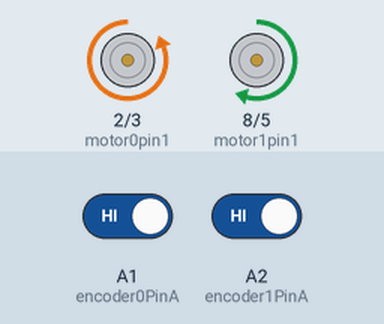
The sketch below on a simulated Arduino Uno, built with avr-gcc and run on an emulated ATmega328P. On the bench: motor-driver pin pairs drawn as motors (green arrow = first pin HIGH = forward, orange = second pin HIGH = backward, longer = more drive). Inputs (shaded band) come from the test bench; at power-on: A1 (encoder0PinA) HIGH, A2 (encoder1PinA) HIGH. What the sketch prints to the serial monitor is not drawn.

Above: at 0.1 s.
At 0.6 s:
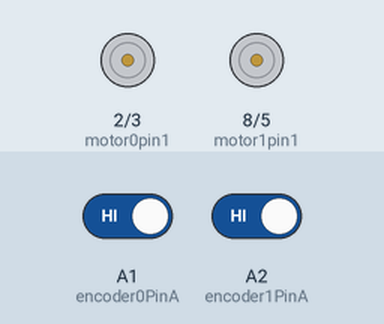
At 1.1 s:
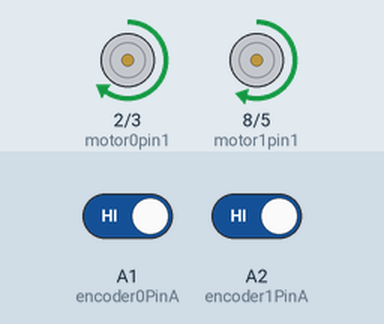
At 2.1 s:
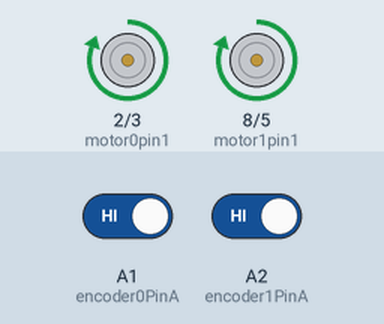
Timing chart, 0 to 3.6 s (numbered marks = the images above):
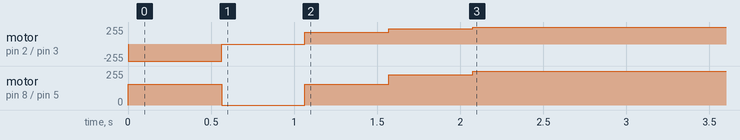

The sketch:

encoder_position.ino
```cpp
/* Control the travelling distance and direction of Minibot
 *  with linear velocity calculated from encoder data and
 *  angular velocity determined by experiment.
 *
 *  Modified based on the PID code in motor.ino
 */

#include <elapsedMillis.h>
elapsedMillis timeElapsed;

int val;
//Regulates two motors to spin at same speed for encoder of motor one
int encoder0PinA = A1; //J3 motor on board
//int encoder0PinB = 4;
int encoder0Pos = 0; //Motor's angular position read by the encoder
int encoder0PinALast = LOW;

//for encoder for motor two
int encoder1PinA = A2; //J4 motor on board
int encoder1Pos = 0;
int encoder1PinALast = LOW;

//int encoderCountpRev = 360;
//setpoint is turn rate to compare to/reach
int setpoint = 120; //(degrees/sec)
double Integral0 = 0; //accumulated error with motors from desired number of turns
double Integral1 = 0; //accumulated error with motors from desired number of turns
int n = LOW;
int m = LOW;

//for driver for IN1 and IN2 for motor one
int motor0pin1 = 2; // J3 on Board
int motor0pin2 = 3; //pwm (controls voltage signals) pin
int pwm0 = 80; //123
int digital0 = 1; //0?

//for driver for IN1 and IN2 for motor two
int motor1pin1 = 8; // J4 on Board
int motor1pin2 = 5; //pwm pin
int pwm1 = 80; //123
int digital1 = 1; //0?

int encoder0PrevCount = 0;
int lastSpeed0 = 0;
int encoder1PrevCount = 0;
int lastSpeed1 = 0;

double timeSec = 1.0; // time step for calculating speed in PID (not the real time step)
double timeMSec = 1000;

double distance = 0; // distanced travelled in a set direction
double linearSpeed0; // linear speed calculated from motor 0
double linearSpeed1; // linear speed calculated from motor 1

double k = 0.0019; // linear velocity = k * angular velocity, k is determined by experiment

//PID constants
//P (proportional) is how much to adjust when turn rate is not equal to set rate. Matters most.
double kP = 0.25;//0.20 or .15
//I (integral) is how much to adjust based on accumulated error
double kI = 0.2;//0.01 or .05
//D (derivative) how quickly it deviates from set rate. Adjusts quicker for greater rates
double kD = 0.211;//0.01 or .01

double currentAngle = 0; // the absolute angle that Minibot is facing in degrees (with the initial direction as 0)
double omega = 160; // angular velocity of turning determined by experiment

void setup() {
  pinMode (encoder0PinA, INPUT);
  //  pinMode (encoder0PinB, INPUT);
  pinMode (motor0pin1, OUTPUT);
  pinMode (motor0pin2, OUTPUT);

  pinMode (encoder1PinA, INPUT);
  //pinMode (encoder1PinB, INPUT);
  pinMode (motor1pin1, OUTPUT);
  pinMode (motor1pin2, OUTPUT);

  // attachInterrupt(0, countInterrupt0, CHANGE);
  // attachInterrupt(1, countInterrupt1, CHANGE);
  Serial.begin (115200);
}

void PID() {
   //for motor one, determines if moving forward (equals 1)
   //Equals 0 if moving backwards
   if (digital0 == 1)
    digitalWrite( motor0pin1, HIGH);
  else digitalWrite( motor0pin1, LOW);
  analogWrite( motor0pin2, pwm0); //Sets analog value of pin from 0 to 255 based on PID algorithm

  //for motor two, determines if moving forward (equals 1)
  //Equals 0 if moving backwards
  if (digital1 == 1)
    digitalWrite( motor1pin1, HIGH);
  else digitalWrite( motor1pin1, LOW);
  analogWrite( motor1pin2, pwm1);


  timeElapsed = 0; //variable internal to the board
  while ( timeElapsed < 500 ) {

    //reading encoder pin data and see whether voltqage data compares to previous read
    n = digitalRead(encoder0PinA);
    if ((encoder0PinALast == LOW) && (n == HIGH)) {
      encoder0Pos++;
    }

    //Set this read as a new encoder reading to compare to
    encoder0PinALast = n;

    //Same thing but for motor two
    m = digitalRead(encoder1PinA);
    if ((encoder1PinALast == LOW) && (m == HIGH)) {
      encoder1Pos++;
    }

    encoder1PinALast = m;

  }

  adjustPWM();
  Serial.println(" ");

}

  //Set PWM rate for motor based on PID algorithm
void adjustPWM() {
  //Current speed calculated
  int speedNow0 = calculateSpeed0();
  //Deviation from set point
  int error0 = setpoint - speedNow0;
  //Change in error
  double dError0 = ((double)speedNow0 - (double)lastSpeed0) / timeSec;
  //Accumulated error
  Integral0 += (double) error0;

  int speedNow1 = calculateSpeed1();
  int error1 = setpoint - speedNow1;
  double dError1 = ((double)speedNow1 - (double)lastSpeed1) / timeSec;
  Integral1 += (double) error1;

  //Cap error of the rate at 255 because it is the highest it can reach
  if (Integral0 > 255) Integral0 = 255;
  else if (Integral0 < 0) Integral0 = 0;

  if (Integral1 > 255) Integral1 = 255;
  else if (Integral1 < 0) Integral1 = 0;

  //Determine correction value based on PID constants and error
  int adjust0 = (kP * (double)error0) + kI * Integral0 + kD * dError0;
  int adjust1 = (kP * (double)error1) + kI * Integral1 + kD * dError1;

  //Adjusts according to above correction
  //Add to pwm if moving backwards and subtract if moving forwards
  if (digital0 == 0) pwm0 += adjust0;
  else pwm0 -= adjust0;

  if (digital1 == 0) pwm1 += adjust1;
  else pwm1 -= adjust1;

  //Caps rate at max 255 and min 0
  if (pwm0 > 255) pwm0 = 255;
  else if (pwm0 < 0) pwm0 = 0;

  if (pwm1 > 255) pwm1 = 255;
  else if (pwm1 < 0) pwm1 = 0;

  //Store speeds as global variable for future comparison
  lastSpeed0 = speedNow0;
  lastSpeed1 = speedNow1;

  Serial.print("adjustment0: ");
  Serial.println( adjust0);
  Serial.print("PWM0: ");
  Serial.println( pwm0 );

  Serial.print("adjustment1: ");
  Serial.println( adjust1);
  Serial.print("PWM1: ");
  Serial.println( pwm1 );
}


int calculateSpeed0() {
  //Calculates difference in encoder positions over time
  int speedDetect = (encoder0Pos - encoder0PrevCount) / timeSec;
  Serial.print("Encoder0pos: ");
  Serial.print( encoder0Pos );
  Serial.print("  ");
  Serial.println( encoder0PrevCount);
  encoder0PrevCount = encoder0Pos;
  Serial.print( "Speed0: ");
  Serial.println( speedDetect);
  return speedDetect;
}

int calculateSpeed1() {
  int speedDetect = (encoder1Pos - encoder1PrevCount) / timeSec;
  Serial.print("Encoder0pos: ");
  Serial.print( encoder1Pos);
  Serial.print("  ");
  Serial.println( encoder1PrevCount);
  encoder1PrevCount = encoder1Pos;
  Serial.print( "Speed1: ");
  Serial.println( speedDetect);
  return speedDetect;
}

/* Calculate the distance that Minibot has travelled in a set direction*/
void calculateDistance(){
  linearSpeed0 = lastSpeed0*k;
  linearSpeed1 = lastSpeed1*k;

  // distance = average speed of two motors * time / 2
  distance += (linearSpeed0+linearSpeed1)*0.5/2;
  Serial.print("distance");
  Serial.println(distance);
}

/* Turn the Minibot slowly to the setAngle based on calculated time.*/
void turnSlowly(double setAngle){
    timeElapsed = 0;
    double t; // time for turning
    if (fmod(currentAngle+360-setAngle,360) < 180){
      //turn left
      t = fmod(currentAngle+360-setAngle,360)/omega*1000;
      while (timeElapsed < t){
       digitalWrite(motor0pin2, HIGH);
       analogWrite(motor0pin1, 100);
       analogWrite(motor1pin2, 100);
       digitalWrite(motor1pin1, HIGH);
      }
    } else {
      t = (fmod(currentAngle+360-setAngle,360)-180)/omega*1000;
      while (timeElapsed < t){
      //turn right
      analogWrite(motor0pin2, 100);
      digitalWrite(motor0pin1, HIGH);
      digitalWrite(motor1pin2, HIGH);
      analogWrite(motor1pin1, 100);
    }
  }
  //stop
     digitalWrite(motor0pin2, LOW);
     digitalWrite(motor0pin1, LOW);
     digitalWrite(motor1pin2, LOW);
     digitalWrite(motor1pin1, LOW);
     delay(500);
     currentAngle = setAngle;
}

/* Move the Minibot in direction of an absolute angle
 * for setDistance in meters.*/
void move(double setDistance, double angle){
  turnSlowly(angle);
  distance = 0;
  while (distance < setDistance) {
    PID();
    calculateDistance();
  }
  // stop
    digitalWrite( motor0pin1, LOW);
    digitalWrite( motor0pin2, LOW);
    digitalWrite( motor1pin1, LOW);
    digitalWrite( motor1pin2, LOW);
    delay(500);
  }

 void loop(){
  // draw "CUP" (start with "C")
  Serial.print("currentAngle:");
  Serial.println(currentAngle);
  move(0.5, 270);
  Serial.print("currentAngle:");
  Serial.println(currentAngle);
  move(0.6, 180);
  Serial.print("currentAngle:");
  Serial.println(currentAngle);
  move(0.5, 90);
  Serial.print("currentAngle:");
  Serial.println(currentAngle);
  delay(5000);
  currentAngle = 0; // Reset currentAngle for multiple trials
}
```

Measured:
- by itself, motor on pin 8 (motor1pin1) / pin 5 (motor1pin2): stopped → forward 155/255 at 0.00 s, → stopped 0.56 s later, → forward 155/255 0.50 s later, → forward 228/255 0.51 s later, … (5 changes in this stretch)
- by itself, motor on pin 2 (motor0pin1) / pin 3 (motor0pin2): stopped → backward 255/255 at 0.00 s, → stopped 0.56 s later, → forward 175/255 0.50 s later, → forward 228/255 0.51 s later, … (5 changes in this stretch)
